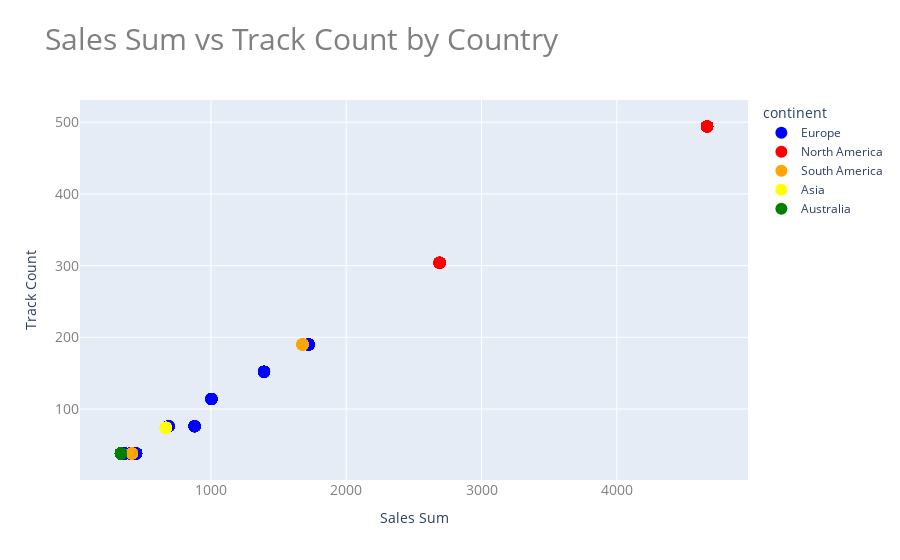

Notebook source saved alongside this figure:
### Code cell
color_map = {
    'Asia': 'yellow',
    'Europe': 'blue',
    'North America': 'red',
    'South America': 'orange',
    'Australia': 'green'
}

fig = px.scatter(
    df_sales_analytics, 
    x='sales_sum', 
    y='track_count', 
    color='continent',
    hover_data={
        'country': True, 
        'sales_sum': ':.2f', 
        'track_count': True
    },
    title='Sales Sum vs Track Count by Country',
    color_discrete_map=color_map
)

fig.update_traces(
    marker=dict(size=12),
    hovertemplate='<b>%{customdata[0]}</b><br>Sales Sum: %{x}<br>Track Count: %{y}'
)
fig.update_layout(
    title_font=dict(size=30, color='gray'),
    xaxis_title='Sales Sum',
    yaxis_title='Track Count',
    xaxis_tickfont=dict(size=14, color='gray'),
    yaxis_tickfont=dict(size=14, color='gray')
)

fig.show()

### Figure 1 — Plotly figure (JSON) as saved in the notebook; plotly's stock layout.template omitted (floating-point values rounded to 4 significant figures; data arrays with more than 128 entries replaced by an {"elided": "..."} marker saying what was removed)
{"data": [{"customdata": {"elided": "420x1 str values"}, "hovertemplate": "<b>%{customdata[0]}</b><br>Sales Sum: %{x}<br>Track Count: %{y}", "legendgroup": "Europe", "marker": {"color": "blue", "size": 12, "symbol": "circle"}, "mode": "markers", "name": "Europe", "orientation": "v", "showlegend": true, "type": "scatter", "x": {"elided": "420 float values"}, "xaxis": "x", "y": {"elided": "420 int values"}, "yaxis": "y"}, {"customdata": [["Canada"], ["Canada"], ["Canada"], ["Canada"], ["Canada"], ["Canada"], ["Canada"], ["Canada"], ["Canada"], ["Canada"], ["Canada"], ["Canada"], ["Canada"], ["Canada"], ["Canada"], ["Canada"], ["Canada"], ["Canada"], ["Canada"], ["Canada"], ["Canada"], ["Canada"], ["Canada"], ["Canada"], ["Canada"], ["Canada"], ["Canada"], ["Canada"], ["Canada"], ["Canada"], ["Canada"], ["Canada"], ["Canada"], ["Canada"], ["Canada"], ["Canada"], ["USA"], ["USA"], ["USA"], ["USA"], ["USA"], ["USA"], ["USA"], ["USA"], ["USA"], ["USA"], ["USA"], ["USA"], ["USA"], ["USA"], ["USA"], ["USA"], ["USA"], ["USA"], ["USA"], ["USA"], ["USA"], ["USA"], ["USA"], ["USA"], ["USA"], ["USA"], ["USA"], ["USA"], ["USA"], ["USA"], ["USA"], ["USA"], ["USA"], ["USA"], ["USA"], ["USA"]], "hovertemplate": "<b>%{customdata[0]}</b><br>Sales Sum: %{x}<br>Track Count: %{y}", "legendgroup": "North America", "marker": {"color": "red", "size": 12, "symbol": "circle"}, "mode": "markers", "name": "North America", "orientation": "v", "showlegend": true, "type": "scatter", "x": [2690.0, 2690.0, 2690.0, 2690.0, 2690.0, 2690.0, 2690.0, 2690.0, 2690.0, 2690.0, 2690.0, 2690.0, 2690.0, 2690.0, 2690.0, 2690.0, 2690.0, 2690.0, 2690.0, 2690.0, 2690.0, 2690.0, 2690.0, 2690.0, 2690.0, 2690.0, 2690.0, 2690.0, 2690.0, 2690.0, 2690.0, 2690.0, 2690.0, 2690.0, 2690.0, 2690.0, 4667.0, 4667.0, 4667.0, 4667.0, 4667.0, 4667.0, 4667.0, 4667.0, 4667.0, 4667.0, 4667.0, 4667.0, 4667.0, 4667.0, 4667.0, 4667.0, 4667.0, 4667.0, 4667.0, 4667.0, 4667.0, 4667.0, 4667.0, 4667.0, 4667.0, 4667.0, 4667.0, 4667.0, 4667.0, 4667.0, 4667.0, 4667.0, 4667.0, 4667.0, 4667.0, 4667.0], "xaxis": "x", "y": [304, 304, 304, 304, 304, 304, 304, 304, 304, 304, 304, 304, 304, 304, 304, 304, 304, 304, 304, 304, 304, 304, 304, 304, 304, 304, 304, 304, 304, 304, 304, 304, 304, 304, 304, 304, 494, 494, 494, 494, 494, 494, 494, 494, 494, 494, 494, 494, 494, 494, 494, 494, 494, 494, 494, 494, 494, 494, 494, 494, 494, 494, 494, 494, 494, 494, 494, 494, 494, 494, 494, 494], "yaxis": "y"}, {"customdata": [["Brazil"], ["Brazil"], ["Brazil"], ["Brazil"], ["Brazil"], ["Brazil"], ["Brazil"], ["Brazil"], ["Brazil"], ["Brazil"], ["Brazil"], ["Brazil"], ["Brazil"], ["Brazil"], ["Brazil"], ["Brazil"], ["Brazil"], ["Brazil"], ["Brazil"], ["Brazil"], ["Brazil"], ["Brazil"], ["Brazil"], ["Brazil"], ["Chile"], ["Chile"], ["Chile"], ["Chile"], ["Chile"], ["Chile"], ["Chile"], ["Chile"], ["Chile"], ["Chile"], ["Chile"], ["Chile"], ["Chile"], ["Chile"], ["Chile"], ["Chile"], ["Chile"], ["Chile"], ["Chile"], ["Chile"], ["Chile"], ["Chile"], ["Chile"], ["Chile"], ["Argentina"], ["Argentina"], ["Argentina"], ["Argentina"], ["Argentina"], ["Argentina"], ["Argentina"], ["Argentina"], ["Argentina"], ["Argentina"], ["Argentina"], ["Argentina"], ["Argentina"], ["Argentina"], ["Argentina"], ["Argentina"], ["Argentina"], ["Argentina"], ["Argentina"], ["Argentina"], ["Argentina"], ["Argentina"], ["Argentina"], ["Argentina"]], "hovertemplate": "<b>%{customdata[0]}</b><br>Sales Sum: %{x}<br>Track Count: %{y}", "legendgroup": "South America", "marker": {"color": "orange", "size": 12, "symbol": "circle"}, "mode": "markers", "name": "South America", "orientation": "v", "showlegend": true, "type": "scatter", "x": [1677.0, 1677.0, 1677.0, 1677.0, 1677.0, 1677.0, 1677.0, 1677.0, 1677.0, 1677.0, 1677.0, 1677.0, 1677.0, 1677.0, 1677.0, 1677.0, 1677.0, 1677.0, 1677.0, 1677.0, 1677.0, 1677.0, 1677.0, 1677.0, 415.6, 415.6, 415.6, 415.6, 415.6, 415.6, 415.6, 415.6, 415.6, 415.6, 415.6, 415.6, 415.6, 415.6, 415.6, 415.6, 415.6, 415.6, 415.6, 415.6, 415.6, 415.6, 415.6, 415.6, 334.6, 334.6, 334.6, 334.6, 334.6, 334.6, 334.6, 334.6, 334.6, 334.6, 334.6, 334.6, 334.6, 334.6, 334.6, 334.6, 334.6, 334.6, 334.6, 334.6, 334.6, 334.6, 334.6, 334.6], "xaxis": "x", "y": [190, 190, 190, 190, 190, 190, 190, 190, 190, 190, 190, 190, 190, 190, 190, 190, 190, 190, 190, 190, 190, 190, 190, 190, 38, 38, 38, 38, 38, 38, 38, 38, 38, 38, 38, 38, 38, 38, 38, 38, 38, 38, 38, 38, 38, 38, 38, 38, 38, 38, 38, 38, 38, 38, 38, 38, 38, 38, 38, 38, 38, 38, 38, 38, 38, 38, 38, 38, 38, 38, 38, 38], "yaxis": "y"}, {"customdata": [["India"], ["India"], ["India"], ["India"], ["India"], ["India"], ["India"], ["India"], ["India"], ["India"], ["India"], ["India"], ["India"], ["India"], ["India"], ["India"], ["India"], ["India"], ["India"], ["India"], ["India"], ["India"], ["India"], ["India"], ["India"], ["India"], ["India"], ["India"], ["India"], ["India"], ["India"], ["India"], ["India"], ["India"], ["India"], ["India"]], "hovertemplate": "<b>%{customdata[0]}</b><br>Sales Sum: %{x}<br>Track Count: %{y}", "legendgroup": "Asia", "marker": {"color": "yellow", "size": 12, "symbol": "circle"}, "mode": "markers", "name": "Asia", "orientation": "v", "showlegend": true, "type": "scatter", "x": [667.3, 667.3, 667.3, 667.3, 667.3, 667.3, 667.3, 667.3, 667.3, 667.3, 667.3, 667.3, 667.3, 667.3, 667.3, 667.3, 667.3, 667.3, 667.3, 667.3, 667.3, 667.3, 667.3, 667.3, 667.3, 667.3, 667.3, 667.3, 667.3, 667.3, 667.3, 667.3, 667.3, 667.3, 667.3, 667.3], "xaxis": "x", "y": [74, 74, 74, 74, 74, 74, 74, 74, 74, 74, 74, 74, 74, 74, 74, 74, 74, 74, 74, 74, 74, 74, 74, 74, 74, 74, 74, 74, 74, 74, 74, 74, 74, 74, 74, 74], "yaxis": "y"}, {"customdata": [["Australia"], ["Australia"], ["Australia"], ["Australia"], ["Australia"], ["Australia"], ["Australia"], ["Australia"], ["Australia"], ["Australia"], ["Australia"], ["Australia"], ["Australia"], ["Australia"], ["Australia"], ["Australia"], ["Australia"], ["Australia"], ["Australia"], ["Australia"], ["Australia"], ["Australia"], ["Australia"], ["Australia"]], "hovertemplate": "<b>%{customdata[0]}</b><br>Sales Sum: %{x}<br>Track Count: %{y}", "legendgroup": "Australia", "marker": {"color": "green", "size": 12, "symbol": "circle"}, "mode": "markers", "name": "Australia", "orientation": "v", "showlegend": true, "type": "scatter", "x": [334.6, 334.6, 334.6, 334.6, 334.6, 334.6, 334.6, 334.6, 334.6, 334.6, 334.6, 334.6, 334.6, 334.6, 334.6, 334.6, 334.6, 334.6, 334.6, 334.6, 334.6, 334.6, 334.6, 334.6], "xaxis": "x", "y": [38, 38, 38, 38, 38, 38, 38, 38, 38, 38, 38, 38, 38, 38, 38, 38, 38, 38, 38, 38, 38, 38, 38, 38], "yaxis": "y"}], "layout": {"legend": {"title": {"text": "continent"}, "tracegroupgap": 0}, "title": {"font": {"color": "gray", "size": 30}, "text": "Sales Sum vs Track Count by Country"}, "xaxis": {"anchor": "y", "domain": [0, 1], "tickfont": {"color": "gray", "size": 14}, "title": {"text": "Sales Sum"}}, "yaxis": {"anchor": "x", "domain": [0, 1], "tickfont": {"color": "gray", "size": 14}, "title": {"text": "Track Count"}}}}
